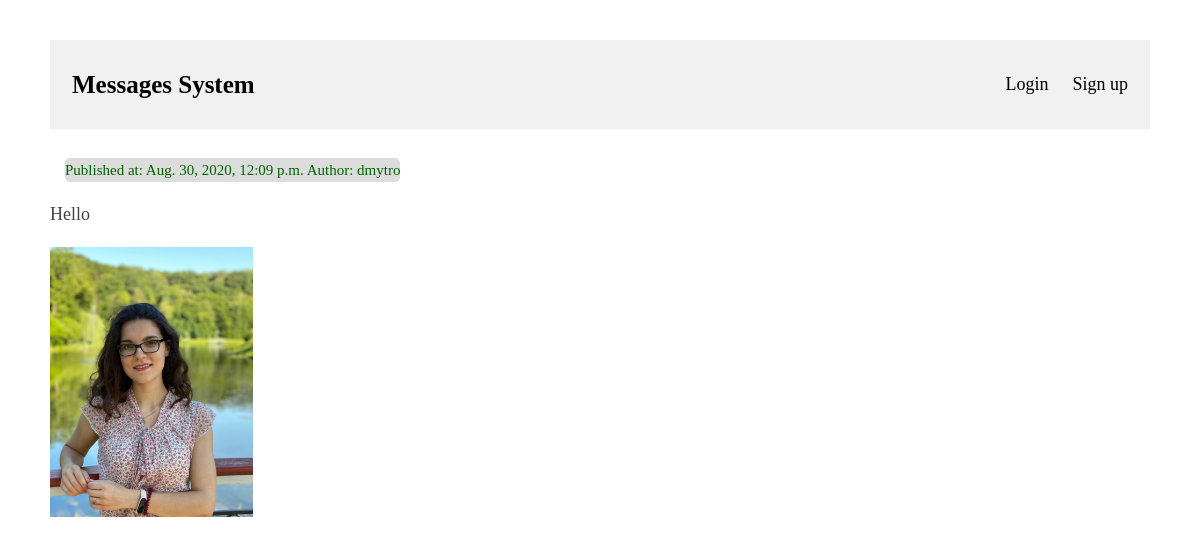
Page /messages/1/ on the committed database.
### messages/models.py (models this page shows)
class Message(models.Model):
    user = models.ForeignKey(User, on_delete=models.CASCADE)
    text = models.CharField(max_length=255)
    pub_date = models.DateTimeField('date published', default=datetime.now)
    image = models.ImageField(upload_to='images', null=True, blank=True)

### messages/views.py (the view)
# urls.py: re_path(r'^(?P<message_id>\d+)/$', views.detail, name='detail'),
def detail(request, message_id):
    return render(request, "detail.html", {"message": get_object_or_404(Message, pk=message_id)})

### messages/templates/detail.html
{% extends "base.html" %}
{% block content %}
    <br><small>
        Published at: {{ message.pub_date }}
        Author: {{ message.user.username }}
    </small>
    <p>{{ message.text }}</p>
    {% if message.image %}<img src="/media/{{ message.image }}" alt="Image">{% endif %}
{% endblock %}

### messages/static/main.css (style rules this page uses)
body { margin:40px auto; line-height:1.6; font-size:18px; color:#444; padding:0 50px; }
small { color: darkgreen; background-color: gainsboro; border-radius: 5px; text-decoration: none; display: inline-block; margin-left: 1em; }
p, div.button { text-align: left; }
img { position: relative; height: 15em; }

### rows in the picture
Message: pub_date "Aug. 30, 2020, 12:09 p.m.", user.username "dmytro", text "Hello", image (picture)
